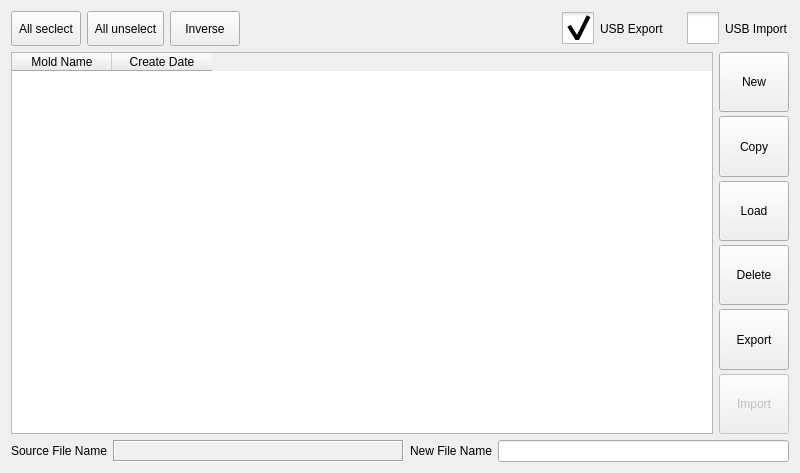
<?xml version="1.0" encoding="UTF-8"?>
<ui version="4.0">
 <class>MoldInformation</class>
 <widget class="QFrame" name="MoldInformation">
  <property name="geometry">
   <rect>
    <x>0</x>
    <y>0</y>
    <width>800</width>
    <height>473</height>
   </rect>
  </property>
  <property name="windowTitle">
   <string>Frame</string>
  </property>
  <property name="styleSheet">
   <string notr="true">::item::QCheckBox{
    spacing:24px;
}
::indicator {
     width: 32px;
     height: 32px;
 }

::indicator:unchecked 
{
     image: url(:/resource/check_unchecked.png);
 }
::indicator:checked 
{
     image: url(:/resource/check_checked.png);
 }

QMessageBox QAbstractButton
{
    min-width: 90px;
	min-height:30px;
}
</string>
  </property>
  <property name="frameShape">
   <enum>QFrame::NoFrame</enum>
  </property>
  <property name="frameShadow">
   <enum>QFrame::Plain</enum>
  </property>
  <layout class="QVBoxLayout" name="verticalLayout_2">
   <item>
    <layout class="QHBoxLayout" name="horizontalLayout_3">
     <item>
      <widget class="QToolButton" name="allToolButton">
       <property name="sizePolicy">
        <sizepolicy hsizetype="Fixed" vsizetype="Fixed">
         <horstretch>0</horstretch>
         <verstretch>0</verstretch>
        </sizepolicy>
       </property>
       <property name="minimumSize">
        <size>
         <width>70</width>
         <height>35</height>
        </size>
       </property>
       <property name="layoutDirection">
        <enum>Qt::LeftToRight</enum>
       </property>
       <property name="text">
        <string>All seclect</string>
       </property>
       <property name="checkable">
        <bool>false</bool>
       </property>
       <property name="checked">
        <bool>false</bool>
       </property>
      </widget>
     </item>
     <item>
      <widget class="QToolButton" name="unselectToolButton">
       <property name="sizePolicy">
        <sizepolicy hsizetype="Minimum" vsizetype="Preferred">
         <horstretch>0</horstretch>
         <verstretch>0</verstretch>
        </sizepolicy>
       </property>
       <property name="minimumSize">
        <size>
         <width>70</width>
         <height>0</height>
        </size>
       </property>
       <property name="layoutDirection">
        <enum>Qt::LeftToRight</enum>
       </property>
       <property name="text">
        <string>All unselect</string>
       </property>
       <property name="checkable">
        <bool>false</bool>
       </property>
       <property name="checked">
        <bool>false</bool>
       </property>
      </widget>
     </item>
     <item>
      <widget class="QToolButton" name="InverseToolButton">
       <property name="sizePolicy">
        <sizepolicy hsizetype="Minimum" vsizetype="Preferred">
         <horstretch>0</horstretch>
         <verstretch>0</verstretch>
        </sizepolicy>
       </property>
       <property name="minimumSize">
        <size>
         <width>70</width>
         <height>0</height>
        </size>
       </property>
       <property name="layoutDirection">
        <enum>Qt::LeftToRight</enum>
       </property>
       <property name="text">
        <string>Inverse</string>
       </property>
       <property name="checkable">
        <bool>false</bool>
       </property>
       <property name="checked">
        <bool>false</bool>
       </property>
      </widget>
     </item>
     <item>
      <spacer name="horizontalSpacer">
       <property name="orientation">
        <enum>Qt::Horizontal</enum>
       </property>
       <property name="sizeHint" stdset="0">
        <size>
         <width>40</width>
         <height>20</height>
        </size>
       </property>
      </spacer>
     </item>
     <item>
      <widget class="QCheckBox" name="exportCheckBox">
       <property name="sizePolicy">
        <sizepolicy hsizetype="Fixed" vsizetype="Preferred">
         <horstretch>0</horstretch>
         <verstretch>0</verstretch>
        </sizepolicy>
       </property>
       <property name="minimumSize">
        <size>
         <width>119</width>
         <height>0</height>
        </size>
       </property>
       <property name="layoutDirection">
        <enum>Qt::LeftToRight</enum>
       </property>
       <property name="text">
        <string>USB Export</string>
       </property>
       <property name="checked">
        <bool>true</bool>
       </property>
       <attribute name="buttonGroup">
        <string notr="true">buttonGroup</string>
       </attribute>
      </widget>
     </item>
     <item>
      <widget class="QCheckBox" name="importCheckBox">
       <property name="sizePolicy">
        <sizepolicy hsizetype="Fixed" vsizetype="Preferred">
         <horstretch>0</horstretch>
         <verstretch>0</verstretch>
        </sizepolicy>
       </property>
       <property name="minimumSize">
        <size>
         <width>0</width>
         <height>0</height>
        </size>
       </property>
       <property name="layoutDirection">
        <enum>Qt::LeftToRight</enum>
       </property>
       <property name="text">
        <string>USB Import</string>
       </property>
       <attribute name="buttonGroup">
        <string notr="true">buttonGroup</string>
       </attribute>
      </widget>
     </item>
    </layout>
   </item>
   <item>
    <layout class="QHBoxLayout" name="horizontalLayout">
     <item>
      <widget class="QTableWidget" name="informationTableWidget">
       <property name="sizePolicy">
        <sizepolicy hsizetype="Expanding" vsizetype="Expanding">
         <horstretch>0</horstretch>
         <verstretch>0</verstretch>
        </sizepolicy>
       </property>
       <property name="autoScroll">
        <bool>true</bool>
       </property>
       <property name="editTriggers">
        <set>QAbstractItemView::NoEditTriggers</set>
       </property>
       <property name="alternatingRowColors">
        <bool>true</bool>
       </property>
       <property name="selectionMode">
        <enum>QAbstractItemView::SingleSelection</enum>
       </property>
       <property name="selectionBehavior">
        <enum>QAbstractItemView::SelectRows</enum>
       </property>
       <column>
        <property name="text">
         <string>Mold Name</string>
        </property>
       </column>
       <column>
        <property name="text">
         <string>Create Date</string>
        </property>
       </column>
      </widget>
     </item>
     <item>
      <layout class="QVBoxLayout" name="verticalLayout">
       <property name="spacing">
        <number>4</number>
       </property>
       <item>
        <widget class="QToolButton" name="newToolButton">
         <property name="sizePolicy">
          <sizepolicy hsizetype="Preferred" vsizetype="Preferred">
           <horstretch>0</horstretch>
           <verstretch>0</verstretch>
          </sizepolicy>
         </property>
         <property name="minimumSize">
          <size>
           <width>70</width>
           <height>0</height>
          </size>
         </property>
         <property name="text">
          <string>New</string>
         </property>
        </widget>
       </item>
       <item>
        <widget class="QToolButton" name="copyToolButton">
         <property name="sizePolicy">
          <sizepolicy hsizetype="Preferred" vsizetype="Preferred">
           <horstretch>0</horstretch>
           <verstretch>0</verstretch>
          </sizepolicy>
         </property>
         <property name="minimumSize">
          <size>
           <width>70</width>
           <height>0</height>
          </size>
         </property>
         <property name="text">
          <string>Copy</string>
         </property>
        </widget>
       </item>
       <item>
        <widget class="QToolButton" name="loadToolButton">
         <property name="sizePolicy">
          <sizepolicy hsizetype="Preferred" vsizetype="Preferred">
           <horstretch>0</horstretch>
           <verstretch>0</verstretch>
          </sizepolicy>
         </property>
         <property name="minimumSize">
          <size>
           <width>70</width>
           <height>0</height>
          </size>
         </property>
         <property name="text">
          <string>Load</string>
         </property>
        </widget>
       </item>
       <item>
        <widget class="QToolButton" name="deleteToolButton">
         <property name="sizePolicy">
          <sizepolicy hsizetype="Preferred" vsizetype="Preferred">
           <horstretch>0</horstretch>
           <verstretch>0</verstretch>
          </sizepolicy>
         </property>
         <property name="minimumSize">
          <size>
           <width>70</width>
           <height>0</height>
          </size>
         </property>
         <property name="text">
          <string>Delete</string>
         </property>
        </widget>
       </item>
       <item>
        <widget class="QToolButton" name="exportToolButton">
         <property name="sizePolicy">
          <sizepolicy hsizetype="Preferred" vsizetype="Preferred">
           <horstretch>0</horstretch>
           <verstretch>0</verstretch>
          </sizepolicy>
         </property>
         <property name="minimumSize">
          <size>
           <width>70</width>
           <height>0</height>
          </size>
         </property>
         <property name="text">
          <string>Export</string>
         </property>
        </widget>
       </item>
       <item>
        <widget class="QToolButton" name="importToolButton">
         <property name="enabled">
          <bool>false</bool>
         </property>
         <property name="sizePolicy">
          <sizepolicy hsizetype="Preferred" vsizetype="Preferred">
           <horstretch>0</horstretch>
           <verstretch>0</verstretch>
          </sizepolicy>
         </property>
         <property name="minimumSize">
          <size>
           <width>70</width>
           <height>0</height>
          </size>
         </property>
         <property name="text">
          <string>Import</string>
         </property>
        </widget>
       </item>
      </layout>
     </item>
    </layout>
   </item>
   <item>
    <layout class="QHBoxLayout" name="horizontalLayout_2">
     <item>
      <widget class="QLabel" name="label">
       <property name="sizePolicy">
        <sizepolicy hsizetype="Maximum" vsizetype="Preferred">
         <horstretch>0</horstretch>
         <verstretch>0</verstretch>
        </sizepolicy>
       </property>
       <property name="minimumSize">
        <size>
         <width>0</width>
         <height>0</height>
        </size>
       </property>
       <property name="frameShadow">
        <enum>QFrame::Plain</enum>
       </property>
       <property name="lineWidth">
        <number>1</number>
       </property>
       <property name="text">
        <string>Source File Name</string>
       </property>
      </widget>
     </item>
     <item>
      <widget class="QLabel" name="sourceFileNameLabel">
       <property name="sizePolicy">
        <sizepolicy hsizetype="Preferred" vsizetype="Preferred">
         <horstretch>0</horstretch>
         <verstretch>0</verstretch>
        </sizepolicy>
       </property>
       <property name="frameShape">
        <enum>QFrame::Box</enum>
       </property>
       <property name="frameShadow">
        <enum>QFrame::Sunken</enum>
       </property>
       <property name="text">
        <string/>
       </property>
      </widget>
     </item>
     <item>
      <widget class="QLabel" name="destinationFileNameLabel">
       <property name="sizePolicy">
        <sizepolicy hsizetype="Maximum" vsizetype="Preferred">
         <horstretch>0</horstretch>
         <verstretch>0</verstretch>
        </sizepolicy>
       </property>
       <property name="frameShadow">
        <enum>QFrame::Sunken</enum>
       </property>
       <property name="text">
        <string>New File Name</string>
       </property>
      </widget>
     </item>
     <item>
      <widget class="ICInputMethodEdit" name="destinationFileLineEdit">
       <property name="sizePolicy">
        <sizepolicy hsizetype="Preferred" vsizetype="Preferred">
         <horstretch>0</horstretch>
         <verstretch>0</verstretch>
        </sizepolicy>
       </property>
       <property name="focusPolicy">
        <enum>Qt::ClickFocus</enum>
       </property>
      </widget>
     </item>
    </layout>
   </item>
  </layout>
 </widget>
 <customwidgets>
  <customwidget>
   <class>ICInputMethodEdit</class>
   <extends>QLineEdit</extends>
   <header>icinputmethodedit.h</header>
  </customwidget>
 </customwidgets>
 <resources/>
 <connections/>
 <buttongroups>
  <buttongroup name="buttonGroup"/>
 </buttongroups>
</ui>
